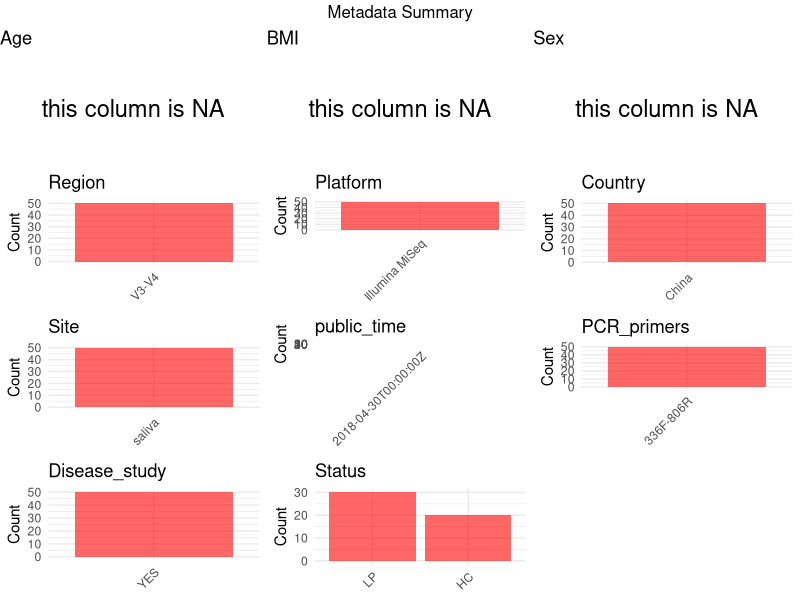

Here is the R script that generated this plot:
## ---- chunk 1
# Load necessary libraries
library(dplyr)
library(ggplot2)
library(gridExtra)

# Set working directory (update this path to your local directory)
setwd("D:/studylearning/董彪师兄项目/任务/修改20250922/PRJNA436183")

# Read the initial metadata files
initial_meta<-read.csv("SraRunTable.csv",header = T)

# Display the first few rows of the metadata
head(initial_meta)
## ---- chunk 2
# Create a uniform metadata dataframe
metadata <- data.frame(
  BioProject = initial_meta$BioProject,
  Run = initial_meta$Run,
  sample_name = initial_meta$Sample.Name,
  Age = NA_character_,
  BMI = NA_character_,
  Sex= NA_character_,
  Region = "V3-V4",
  Platform = initial_meta$Instrument,
  Country = initial_meta$geo_loc_name_country,
  Site = "saliva",
  public_time = initial_meta$ReleaseDate,
  stringsAsFactors = FALSE
)
## ---- chunk 3
# Add information obtained from the publication
metadata$PCR_primers <- "336F-806R"
metadata$title <- "Helicobacter pylori infection is correlated with the incidence of erosive oral lichen planus and the alteration of the oral microbiome composition"
metadata$Disease_study <- "YES"
metadata <- metadata %>% mutate(Status=case_when(grepl("O",sample_name)~"HC",grepl("LP",sample_name)~"LP"))
## ---- chunk 4
# Check the number of unique runs and sample names
print(paste("Number of unique runs:", length(unique(metadata$Run))))
print(paste("Number of unique sample names:", length(unique(metadata$sample_name))))
## ---- chunk 5
# Select columns for visualization
plot_data <- metadata %>%
  select(-BioProject, -Run, -sample_name, -title)

# Function to create simple plots for each column
create_simple_plots <- function(data) {
  plots <- list()
  
  for (col in colnames(data)) {
    # Check if the column is all NA
    if (all(is.na(data[[col]]))) {
      # Create an empty plot with text indicating all NA
      p <- ggplot() +
        annotate("text", x = 0.5, y = 0.5, label = "this column is NA", size = 6) +
        labs(title = col) +
        theme_void()
    } else if (is.numeric(data[[col]])) {
      # Numeric variable: histogram
      p <- ggplot(data, aes(x = .data[[col]])) +
        geom_histogram(fill = "blue", alpha = 0.6, bins = 20, na.rm = TRUE) +
        labs(title = col) +
        theme_minimal()
    } else {
      # Categorical variable: bar plot (remove NA values)
      count_data <- as.data.frame(table(data[[col]], useNA = "ifany"))
      p <- ggplot(count_data, aes(x = reorder(Var1, -Freq), y = Freq)) +
        geom_col(fill = "red", alpha = 0.6) +
        labs(title = col, x = NULL, y = "Count") +
        theme_minimal() +
        theme(axis.text.x = element_text(angle = 45, hjust = 1))
    }
    plots[[col]] <- p
  }
  
  return(plots)
}

# Generate and arrange plots
plots <- create_simple_plots(plot_data)
grid.arrange(grobs = plots, ncol = 3, top = "Metadata Summary")
## ---- chunk 6
# Reorder columns to match the desired format
metadata <- metadata[, c(
  "BioProject", "Run", "sample_name", "Age", "BMI", "Sex", 
  "Region", "Platform", "Country", "Site", "public_time", 
  "PCR_primers", "title", "Disease_study", "Status"
)]

# Export the uniform metadata to a CSV file
write.csv(metadata, file = "metadata.csv", quote = FALSE)
